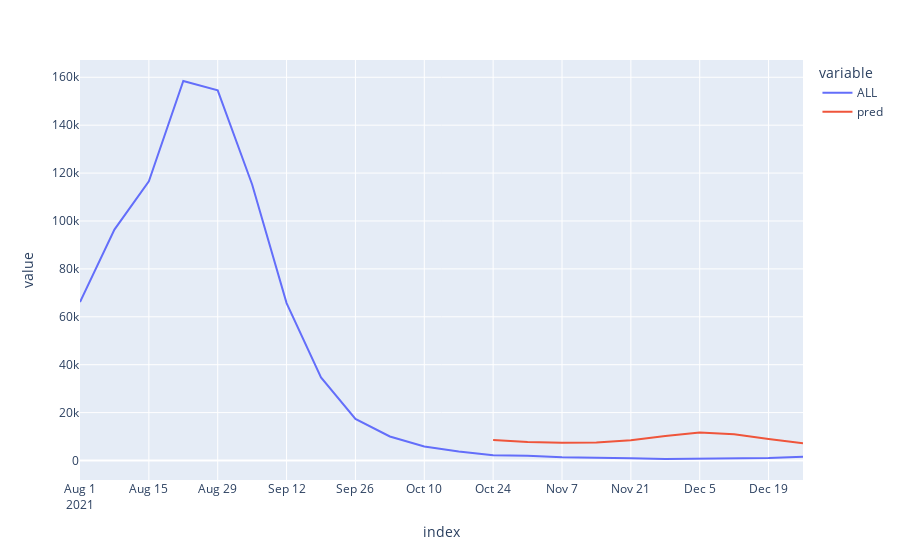

Here is the notebook cell this chart was saved with:
### Code cell
df_temp = pd.concat([ts_test, ts_pred], axis=1)
px.line(df_temp)

### Figure 1 — Plotly figure (JSON) as saved in the notebook; plotly's stock layout.template omitted (floating-point values rounded to 4 significant figures)
{"data": [{"hovertemplate": "variable=ALL<br>index=%{x}<br>value=%{y}<extra></extra>", "legendgroup": "ALL", "line": {"color": "#636efa", "dash": "solid"}, "marker": {"symbol": "circle"}, "mode": "lines", "name": "ALL", "orientation": "v", "showlegend": true, "type": "scatter", "x": ["2021-08-01T00:00:00", "2021-08-08T00:00:00", "2021-08-15T00:00:00", "2021-08-22T00:00:00", "2021-08-29T00:00:00", "2021-09-05T00:00:00", "2021-09-12T00:00:00", "2021-09-19T00:00:00", "2021-09-26T00:00:00", "2021-10-03T00:00:00", "2021-10-10T00:00:00", "2021-10-17T00:00:00", "2021-10-24T00:00:00", "2021-10-31T00:00:00", "2021-11-07T00:00:00", "2021-11-14T00:00:00", "2021-11-21T00:00:00", "2021-11-28T00:00:00", "2021-12-05T00:00:00", "2021-12-12T00:00:00", "2021-12-19T00:00:00", "2021-12-26T00:00:00"], "xaxis": "x", "y": [66169, 96416, 116567, 158446, 154526, 115229, 65728, 34708, 17363, 10026, 5880, 3780, 2214, 1945, 1344, 1256, 951, 630, 783, 803, 1024, 1551], "yaxis": "y"}, {"hovertemplate": "variable=pred<br>index=%{x}<br>value=%{y}<extra></extra>", "legendgroup": "pred", "line": {"color": "#EF553B", "dash": "solid"}, "marker": {"symbol": "circle"}, "mode": "lines", "name": "pred", "orientation": "v", "showlegend": true, "type": "scatter", "x": ["2021-08-01T00:00:00", "2021-08-08T00:00:00", "2021-08-15T00:00:00", "2021-08-22T00:00:00", "2021-08-29T00:00:00", "2021-09-05T00:00:00", "2021-09-12T00:00:00", "2021-09-19T00:00:00", "2021-09-26T00:00:00", "2021-10-03T00:00:00", "2021-10-10T00:00:00", "2021-10-17T00:00:00", "2021-10-24T00:00:00", "2021-10-31T00:00:00", "2021-11-07T00:00:00", "2021-11-14T00:00:00", "2021-11-21T00:00:00", "2021-11-28T00:00:00", "2021-12-05T00:00:00", "2021-12-12T00:00:00", "2021-12-19T00:00:00", "2021-12-26T00:00:00"], "xaxis": "x", "y": [null, null, null, null, null, null, null, null, null, null, null, null, 8561.0, 7768.0, 7452.0, 7509.0, 8481.0, 10250.0, 11680.0, 10980.0, 8971.0, 7200.0], "yaxis": "y"}], "layout": {"autosize": true, "legend": {"title": {"text": "variable"}, "tracegroupgap": 0}, "margin": {"t": 60}, "xaxis": {"anchor": "y", "autorange": true, "domain": [0, 1], "range": ["2021-08-01", "2021-12-26"], "title": {"text": "index"}, "type": "date"}, "yaxis": {"anchor": "x", "autorange": true, "domain": [0, 1], "range": [-8138.0, 167200.0], "title": {"text": "value"}, "type": "linear"}}}
